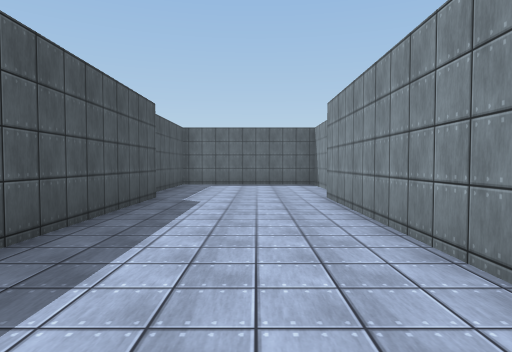
view 1 (above)

12 first-person views from a walk through a Unity game level. The camera is 1.5 m above the floor, tilts 2° down and sees 75° across. The floor is counted in squares, 2 m on a side. Each view is taken from the middle of a square. On the plan, view 1 faces up. The plan holds only what a view shows up to about 11 squares ahead; the rest is blank. The place goes on beyond the plan. Surface patterns are stand-ins for the level's own textures.

view 2
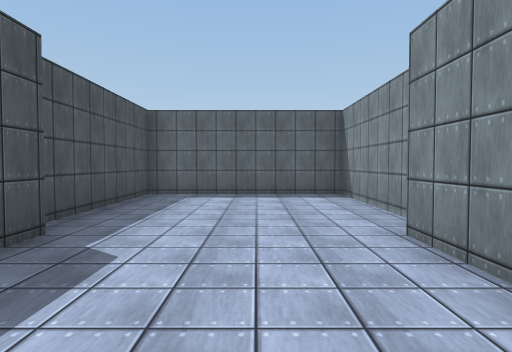

view 3
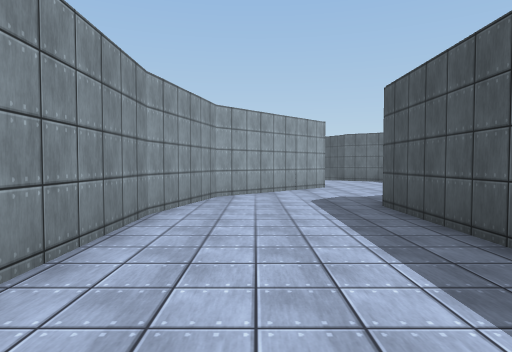

view 4
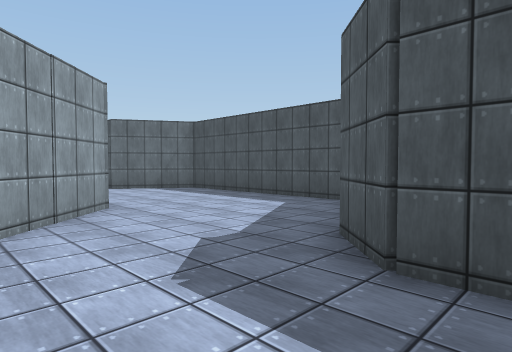

view 5
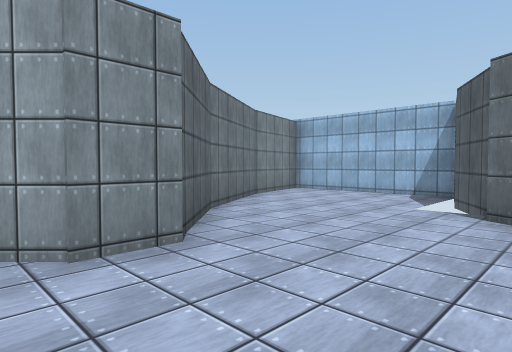

view 6
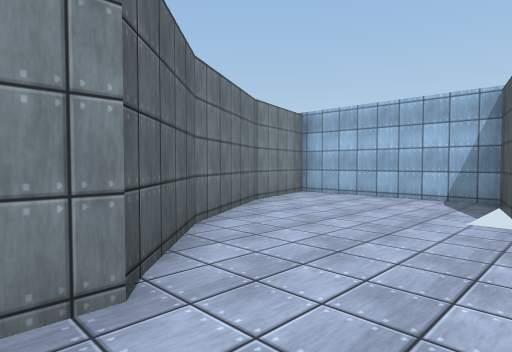

view 7
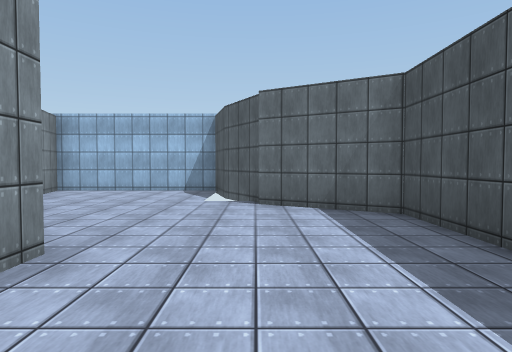

view 8
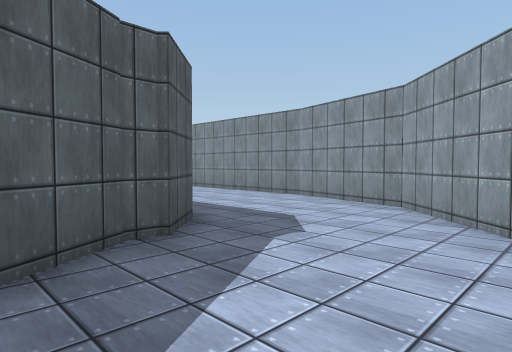

view 9
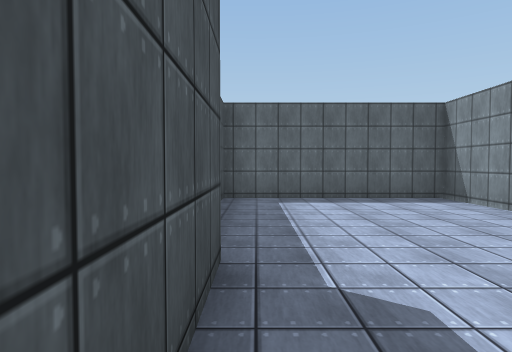

view 10
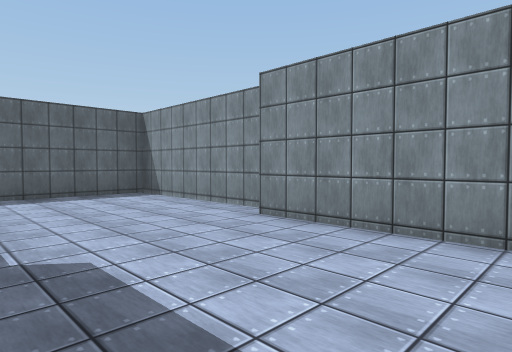

view 11
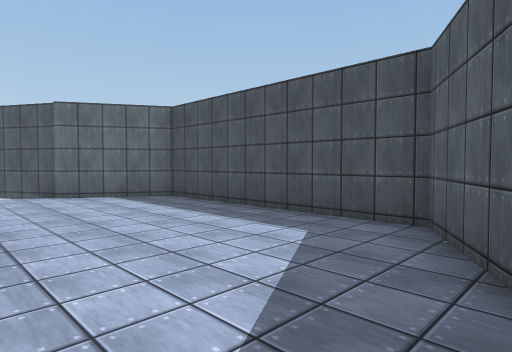

view 12
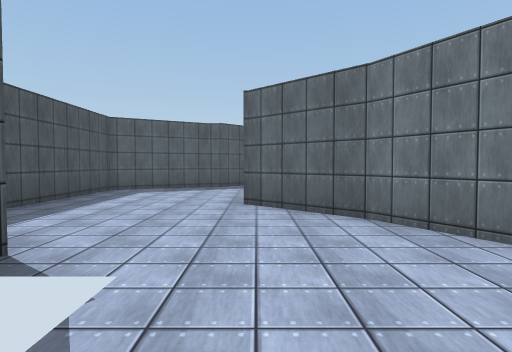

### Floor plan
Points are (right, up) in squares from view 1. A wall is a line through its corners. A room is listed if a view was taken in it or the views show most of it. See-through windows are left out.
Room 1 (views 1, 2, 3, 4, 5, 6, 7, 8, 9, 10, 11, 12)
walls: (1.6, 1) (1.6, 7.6); (-0.4, -7.5) (-2.2, -5.7) (-2.2, -4.8) (0.9, -1.7) (1.6, 1.1); (-2.3, 7.6) (-2.3, 0) (-3.1, -0.8) (-3.6, -0.8) (-6.2, -2.3) (-6.2, -8) (-4, -9.3); (2.2, 8) (2.2, 12.4) (-2.7, 12.4) (-2.7, 8.2); (-4.1, -9.4) (-3.2, -11); (-3.3, -11) (-2.9, -12.5) (-1.5, -12.5); (0.4, -12.5) (1.6, -12.5) (1, -10) (-0.5, -7.4)

Where each view was taken, in squares from view 1:
view 1: 0 up, 0 right, facing up
view 2: 4 up, 0 right, facing up
view 3: 6 up, 0 right, facing down
view 4: 1 up, 0 right, facing down-left
view 5: 4 down, 5 left, facing down-right
view 6: 5 down, 4 left, facing down-right
view 7: 3 down, 4 left, facing down
view 8: 4 down, 5 left, facing up-right
view 9: 5 up, 2 left, facing up
view 10: 4 up, 2 left, facing up-right
view 11: 1 down, 2 left, facing down-left
view 12: 12 down, 2 left, facing up
